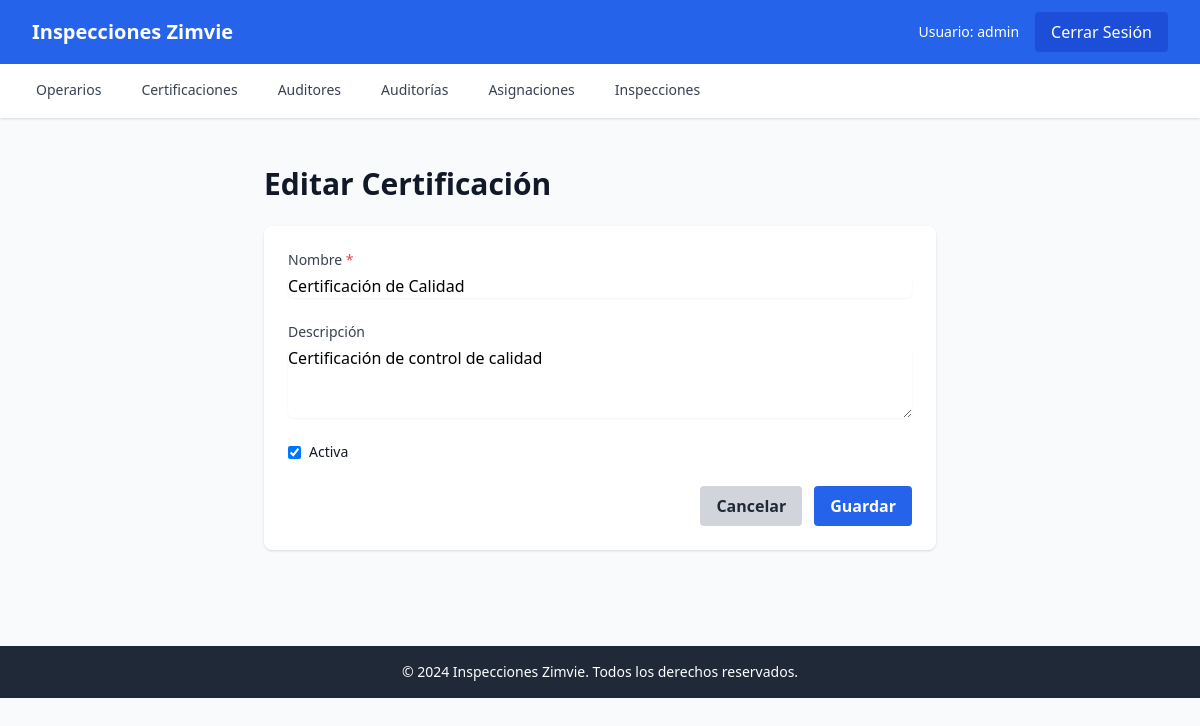
Screenshot of /certificaciones/6/editar/ (signed in) with the database file from the repository.
### apps/certificaciones/models.py (models this page shows, shortened)
class Certificacion(models.Model):
    nombre = models.CharField(max_length=100, unique=True, verbose_name="Nombre")
    descripcion = models.TextField(blank=True, null=True, verbose_name="Descripción")
    activa = models.BooleanField(default=True, verbose_name="Activa")
    fecha_creacion = models.DateTimeField(default=timezone.now, verbose_name="Fecha de creación")
    usuario_creacion = models.ForeignKey(
        User,
        on_delete=models.RESTRICT,
        related_name='certificaciones_creadas',
        null=True,
        blank=True,
        verbose_name="Usuario creación"
    )
    fecha_actualizacion = models.DateTimeField(auto_now=True, verbose_name="Fecha de actualización")
    usuario_actualizacion = models.ForeignKey(
        User,
        on_delete=models.RESTRICT,
        related_name='certificaciones_actualizadas',
        null=True,
        blank=True,
        verbose_name="Usuario actualización"
    )
    class Meta:
        verbose_name = "Certificación"
        verbose_name_plural = "Certificaciones"
        ordering = ['nombre']

### apps/certificaciones/views.py (the view)
# urls.py: path('<int:pk>/editar/', views.editar_certificacion, name='editar'),
@login_required
def editar_certificacion(request, pk):
    certificacion = get_object_or_404(Certificacion, pk=pk)
    if request.method == 'POST':
        form = CertificacionForm(request.POST, instance=certificacion)
        if form.is_valid():
            certificacion = form.save(commit=False)
            certificacion.usuario_actualizacion = request.user
            certificacion.save()
            messages.success(request, 'Certificación actualizada correctamente')
            return redirect('certificaciones:lista')
    else:
        form = CertificacionForm(instance=certificacion)
    return render(request, 'certificaciones/form.html', {'form': form, 'titulo': 'Editar Certificación', 'certificacion': certificacion})

### apps/certificaciones/forms.py
class CertificacionForm(forms.ModelForm):
    class Meta:
        model = Certificacion
        fields = ['nombre', 'descripcion', 'activa']
        widgets = {
            'nombre': forms.TextInput(attrs={'class': 'mt-1 block w-full rounded-md border-gray-300 shadow-sm focus:border-blue-500 focus:ring-blue-500'}),
            'descripcion': forms.Textarea(attrs={'class': 'mt-1 block w-full rounded-md border-gray-300 shadow-sm focus:border-blue-500 focus:ring-blue-500', 'rows': 3}),
            'activa': forms.CheckboxInput(attrs={'class': 'rounded border-gray-300 text-blue-600 focus:ring-blue-500'}),
        }
        labels = {
            'nombre': 'Nombre',
            'descripcion': 'Descripción',
            'activa': 'Activa',
        }

### templates/certificaciones/form.html (shortened to what this page needs)
{% extends 'base.html' %}
{% block content %}
<div class="py-6">
    <div class="max-w-2xl mx-auto">
        <h1 class="text-3xl font-bold text-gray-900 mb-6">{{ titulo }}</h1>
        <div class="bg-white shadow rounded-lg p-6">
            <form method="post">
                <div class="space-y-6">
                    <div>
                        <label for="{{ form.nombre.id_for_label }}" class="block text-sm font-medium text-gray-700">
                            {{ form.nombre.label }} <span class="text-red-500">*</span>
                        </label>
                        {{ form.nombre }}
                    </div>
                    <div>
                        <label for="{{ form.descripcion.id_for_label }}" class="block text-sm font-medium text-gray-700">
                            {{ form.descripcion.label }}
                        </label>
                        {{ form.descripcion }}
                    </div>
                    <div class="flex items-center">
                        {{ form.activa }}
                        <label for="{{ form.activa.id_for_label }}" class="ml-2 block text-sm text-gray-900">
                            {{ form.activa.label }}
                        </label>
                    </div>
                </div>
                <div class="mt-6 flex justify-end space-x-3">
                    <a href="{% url 'certificaciones:lista' %}" class="bg-gray-300 hover:bg-gray-400 text-gray-800 font-bold py-2 px-4 rounded">
                        Cancelar
                    </a>
                    <button type="submit" class="bg-blue-600 hover:bg-blue-700 text-white font-bold py-2 px-4 rounded">
                        Guardar
                    </button>
                </div>
            </form>
        </div>
    </div>
</div>
{% endblock %}

### templates/base.html (shortened to what this page needs)
<!DOCTYPE html>
<html lang="es">
<head>
    <script src="https://cdn.tailwindcss.com"></script>
</head>
<body class="bg-gray-50">
    <nav class="bg-blue-600 text-white shadow-lg">
        <div class="max-w-7xl mx-auto px-4 sm:px-6 lg:px-8">
            <div class="flex justify-between h-16">
                <div class="flex items-center">
                    <a href="{% url 'home' %}" class="text-xl font-bold">Inspecciones Zimvie</a>
                </div>
                <div class="flex items-center space-x-4">
                    {% if user.is_authenticated %}
                        <span class="text-sm">Usuario: {{ user.username }}</span>
                        <a href="{% url 'usuarios:logout' %}" class="bg-blue-700 hover:bg-blue-800 px-4 py-2 rounded transition">Cerrar Sesión</a>
                    {% else %}
                        <a href="{% url 'usuarios:login' %}" class="bg-blue-700 hover:bg-blue-800 px-4 py-2 rounded transition">Iniciar Sesión</a>
                    {% endif %}
                </div>
            </div>
        </div>
    </nav>
    {% if user.is_authenticated %}
    <div class="bg-white shadow">
        <div class="max-w-7xl mx-auto px-4 sm:px-6 lg:px-8">
            <div class="flex space-x-8">
                <a href="{% url 'operarios:lista' %}" class="border-b-2 border-transparent hover:border-blue-600 py-4 px-1 text-sm font-medium text-gray-700 hover:text-blue-600">Operarios</a>
                <a href="{% url 'certificaciones:lista' %}" class="border-b-2 border-transparent hover:border-blue-600 py-4 px-1 text-sm font-medium text-gray-700 hover:text-blue-600">Certificaciones</a>
                <a href="{% url 'auditores:lista' %}" class="border-b-2 border-transparent hover:border-blue-600 py-4 px-1 text-sm font-medium text-gray-700 hover:text-blue-600">Auditores</a>
                <a href="{% url 'auditorias:lista' %}" class="border-b-2 border-transparent hover:border-blue-600 py-4 px-1 text-sm font-medium text-gray-700 hover:text-blue-600">Auditorías</a>
                <a href="{% url 'asignaciones:lista' %}" class="border-b-2 border-transparent hover:border-blue-600 py-4 px-1 text-sm font-medium text-gray-700 hover:text-blue-600">Asignaciones</a>
                <a href="{% url 'inspecciones:lista' %}" class="border-b-2 border-transparent hover:border-blue-600 py-4 px-1 text-sm font-medium text-gray-700 hover:text-blue-600">Inspecciones</a>
            </div>
        </div>
    </div>
    {% endif %}
    <main class="max-w-7xl mx-auto py-6 sm:px-6 lg:px-8">
        {% block content %}
        {% endblock %}
    </main>
    <footer class="bg-gray-800 text-white mt-12">
        <div class="max-w-7xl mx-auto py-4 px-4 sm:px-6 lg:px-8 text-center text-sm">
            <p>&copy; 2024 Inspecciones Zimvie. Todos los derechos reservados.</p>
        </div>
    </footer>
</body>
</html>

### rows the page displays
Certificacion: nombre "Certificación de Calidad", descripcion "Certificación de control de calidad", activa "☑"

### other values shown
{{ user.username }} "admin"
{{ titulo }} "Editar Certificación"
